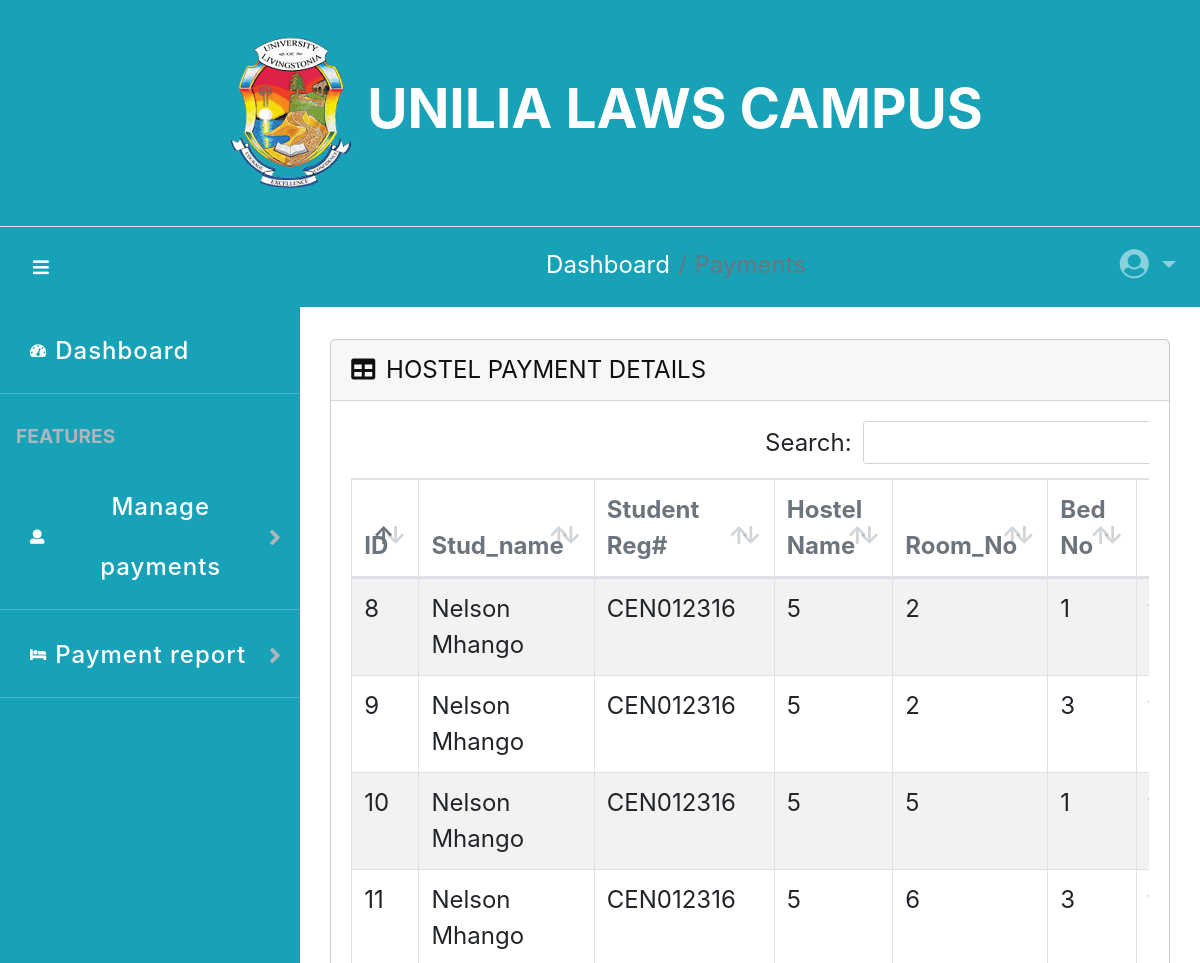
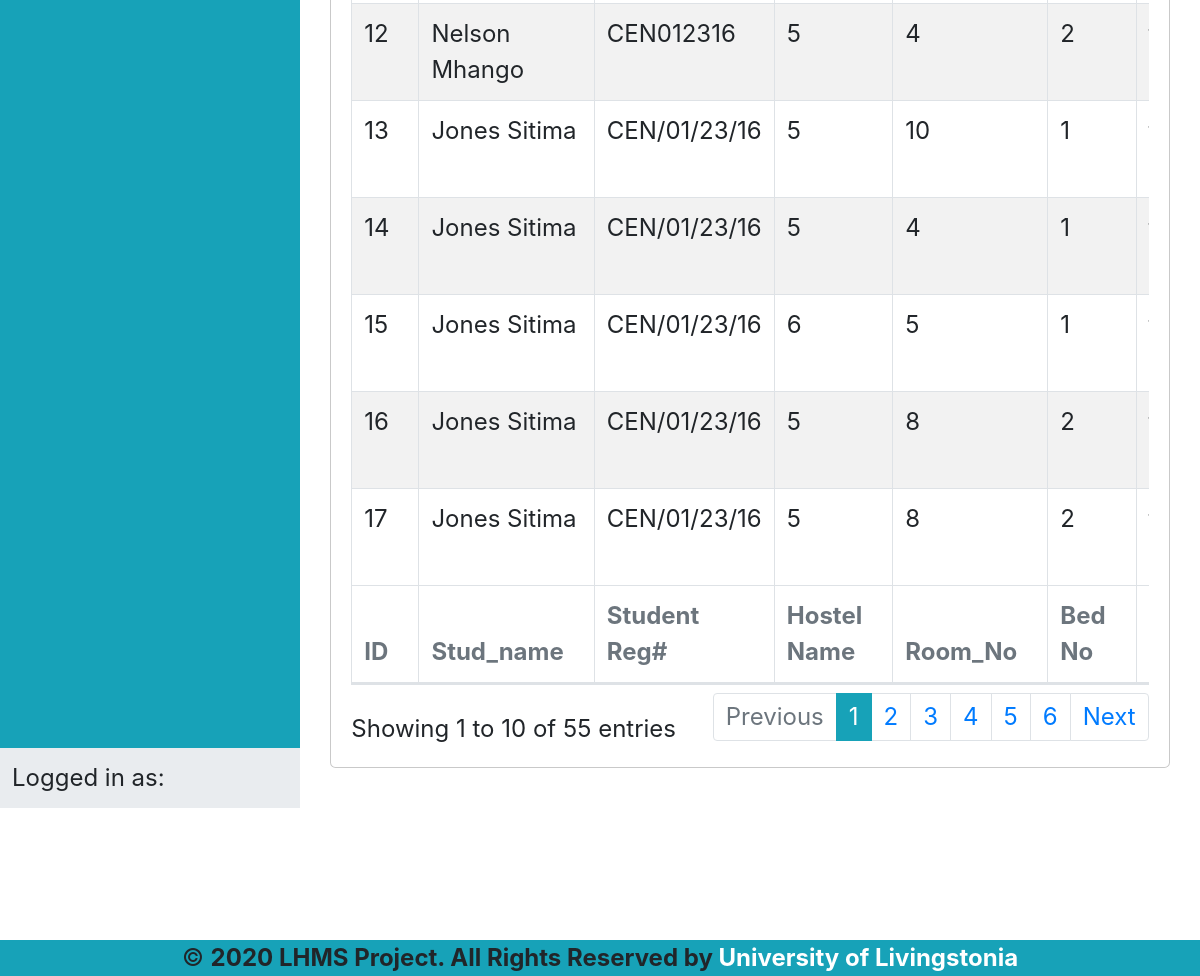
The page /payments.php on the database its author committed (2 pictures, top to bottom).
### tables this page shows
CREATE TABLE `payments` (
  `Payment_id` int(255) NOT NULL,
  `Stud_name` varchar(255) NOT NULL,
  `Student_Id` varchar(255) NOT NULL,
  `currency` varchar(255) NOT NULL,
  `Hostel_name` varchar(255) NOT NULL,
  `Room_no` int(255) NOT NULL,
  `Bed_No` int(255) NOT NULL,
  `TransId` varchar(255) NOT NULL,
  `Amount` varchar(255) NOT NULL,
  `email` varchar(255) NOT NULL,
  `Reciever` varchar(255) NOT NULL,
  `Paid` int(255) NOT NULL,
  `Date_added` date NOT NULL,
  `Is_approved` int(255) NOT NULL,
  `Date_approved` date NOT NULL,
  `Is_note` int(12) NOT NULL,
  `deleted` int(100) NOT NULL
);

### payments.php (the view, shortened to what this page needs)
<?php
 require 'includes/config.inc.php';
?>
<!DOCTYPE html>
<html lang="en">
<head>
        <link rel="stylesheet" href="web_warden/css_home/bootstrap.css">
	<link rel="stylesheet" href="web_home/css_home/fontawesome-all.css">
    <link rel="stylesheet" href="DataTables/DataTables-1.10.21/css/dataTables.bootstrap4.min.css">
    <link rel="stylesheet" href="DataTables/Buttons-1.6.3/css/buttons.bootstrap4.min.css">
	<link rel="stylesheet" href="web_home/css_home/flexslider.css" type="text/css" media="screen" property="" />
</head>
</head>
<header>
<nav class="navbar navbar-expand-lg navbar-dark bg-info">
    <div class="collapse navbar-collapse justify-content-md-center" id="navbarsExample08">
        <ul class="navbar-nav">
            <li class="nav-item active">
            <li class="nav-item active">
                <a class="nav-link display-4" href="#" style='font-weight: bolder;font-size:55px'><img src="logo2.png" width="150" dclass="img-logo">UNILIA LAWS CAMPUS </a>
            </li>
        </ul>
    </div>
</nav>
<nav class="navbar navbar-expand-lg navbar-dark bg-info border-top">
<div id="content">
<button class="btn btn-link btn-lg order-1 order-lg-1 "  style="font-weight:20px" id="sidebarToggle" href="#"><i class="fas fa-bars" style="color: white; font-size:large; cursor:pointer"></i></button>
            </div>
            <div class="collapse navbar-collapse justify-content-md-center"  style="margin-left:15%;" id="navbarsExample08">
        <ul class="navbar-nav">
        <ol class="breadcrumb bg-info mb-1 ">
                          <li class="breadcrumb-item"><a href="Accountant-home.php">Dashboard</a></li>
                           <li class="breadcrumb-item active">Payments</li>
                       </ol>
        </ul>
    </div>
		<ul class="navbar-nav ml-auto">
    <div style="margin-right:2%;" id="navbarsExample08">
        <ul class="navbar-nav">
                    <li class="nav-item dropdown">
					 <a class="nav-link dropdown-toggle" href="#" id="dropdown07XL" data-toggle="dropdown" aria-expanded="false"><i class="fas fa-user-circle" style="font-size:30px"></i> <?php echo $_SESSION['username2']; ?>
                </li>
        </ul>
    </div>
</nav>
</header>
<div id="layoutSidenav">
            <div id="layoutSidenav_nav">
                <nav class="sb-sidenav accordion sb-sidenav-light " id="sidenavAccordion">
                    <div class="sb-sidenav-menu">
                        <div class="nav">
                            <a class="nav-link" href="Accontant-home.php">
                                <div class="sb-nav-link-icon"><i class="fas fa-tachometer-alt"></i></div>
                                Dashboard
                            </a>
                            <div class="sb-sidenav-menu-heading">FEATURES</div>
                            <a class="nav-link collapsed" href="#" data-toggle="collapse" data-target="#manageP" aria-expanded="false" aria-controls="manageP">
                                <div class="sb-nav-link-icon"><i class="fas fa-user" ></i></div>
									Manage payments
                                <div class="sb-sidenav-collapse-arrow"><i class="fas fa-angle-down"></i></div>
                            </a>
							<a class="nav-link collapsed" href="#" data-toggle="collapse" data-target="#Preport" aria-expanded="false" aria-controls="Preport">
                                <div class="sb-nav-link-icon"><i class="fas fa-bed"></i></div>
									Payment report
                                <div class="sb-sidenav-collapse-arrow"><i class="fas fa-angle-down"></i></div>
                            </a>
                            </div>
                    </div>
                    <div class="sb-sidenav-footer">
                        <div class="midium">Logged in as: <?php echo $_SESSION['username2']; ?></div>
						</div>
                </nav>
            </div>
			<div id="layoutSidenav_content">
			<main>
  <div class="container">
<div class="row">
        <div class="col-md-3">
                </div>
            <div class="col-md-3">
            </div>
        </div>
</div>
<div id="container" class="row justify-content-md-center">
<div class="row" style="width:95%;">
<div class="container-fluid mt-4 mb-3">
<div class="panel panel-default">
<div id="container" class="row justify-content-md-center">
	 <div class="card mb-4" style="width:95%">
				<div class="card-header">
					<i class="fas fa-table mr-1"></i>
					HOSTEL PAYMENT DETAILS
				</div>
				<div class="card-body">
                <div class="table-responsive">
                <div class="table-responsive">
   <table id="example" class="table table-hover table-inverse  table-bordered table-center table-striped mt-2 border-top" style="font-size:24px; align-content:center;">
			<thead class="thread-inverse">
					<tr class="text-secondary">
							<th>ID</th>
                            <th>Stud_name</th>
                            <th>Student Reg#</th>
							<th >Hostel Name</th>
							<th>Room_No</th>
							<th>Bed No</th>
							<th >Trans_Id</th>
		</tr>
						</thead>
		<tbody>
				<?php
					$select = "SELECT * FROM payments WHERE Is_approved=0 ";
					$sdb = mysqli_query($conn,$select);
					while($row = mysqli_fetch_array($sdb)){
					echo'	<tr>
						<td>'.$row['Payment_id'].'</td>
						<td>'.$row['Stud_name'].'</td>
						<td>'.$row['Student_Id'].'</td>
						<td>'.$row['Hostel_name'].'</td>
						<td>'.$row['Room_no'].'</td>
                        <td>'.$row['Bed_No'].'</td>
                        <td>'.$row['TransId'].'</td>
						<td>'.$row['Amount'].'</td>
						<td>'.$row['email'].'</td>
						<td>'.$row['Date_added'].'</td>
						';
				?>
					<?php
					}
					?>
	</tbody>
	<tfoot>
					<thead class="thread-inverse">
							<tr class="text-secondary">
                            <th>ID</th>
                            <th>Stud_name</th>
                            <th>Student Reg#</th>
							<th >Hostel Name</th>
							<th>Room_No</th>
							<th>Bed No</th>
							<th >Trans_Id</th>
        </tfoot>
						</table>
			</div>
					</div>
				</div>
		</div>
	</div>
</div>
</div>
</div>
                            </div>
	</div>
	</div>
<br>
<br>
			<footer class=" navbar-dark bg-info" style="margin-top:60px; text-align:center">
			<p class="copyright-agileinfo"> &copy; <b>2020 LHMS Project. All Rights Reserved  by <a href="#">University of Livingstonia<b></a></p>
				</footer>
</body>

### rows shown on the page
payments: Payment_id "8", Stud_name "Nelson Mhango", Student_Id "CEN012316", Hostel_name "5", Room_no "2", Bed_No "1"
payments: Payment_id "9", Stud_name "Nelson Mhango", Student_Id "CEN012316", Hostel_name "5", Room_no "2", Bed_No "3"
payments: Payment_id "10", Stud_name "Nelson Mhango", Student_Id "CEN012316", Hostel_name "5", Room_no "5", Bed_No "1"
payments: Payment_id "11", Stud_name "Nelson Mhango", Student_Id "CEN012316", Hostel_name "5", Room_no "6", Bed_No "3"
payments: Payment_id "12", Stud_name "Nelson Mhango", Student_Id "CEN012316", Hostel_name "5", Room_no "4", Bed_No "2"
payments: Payment_id "13", Stud_name "Jones Sitima", Student_Id "CEN/01/23/16", Hostel_name "5", Room_no "10", Bed_No "1"
payments: Payment_id "14", Stud_name "Jones Sitima", Student_Id "CEN/01/23/16", Hostel_name "5", Room_no "4", Bed_No "1"
payments: Payment_id "15", Stud_name "Jones Sitima", Student_Id "CEN/01/23/16", Hostel_name "6", Room_no "5", Bed_No "1"
payments: Payment_id "16", Stud_name "Jones Sitima", Student_Id "CEN/01/23/16", Hostel_name "5", Room_no "8", Bed_No "2"
payments: Payment_id "17", Stud_name "Jones Sitima", Student_Id "CEN/01/23/16", Hostel_name "5", Room_no "8", Bed_No "2"
